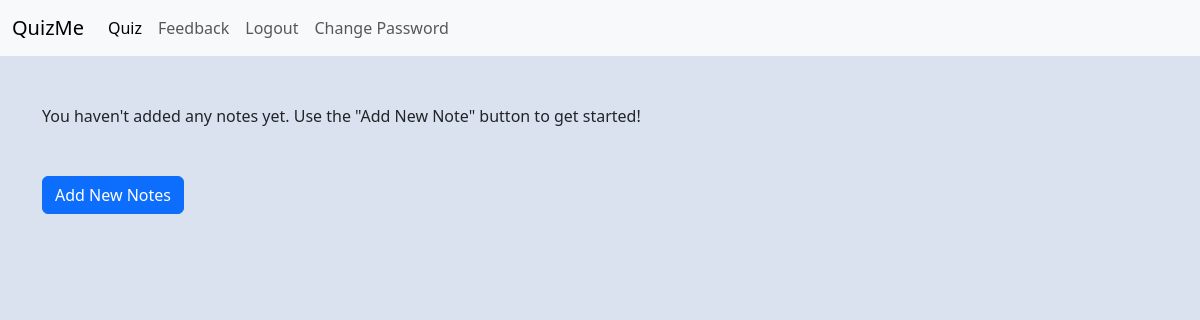
The page /notes (signed in) on the database as committed earlier.
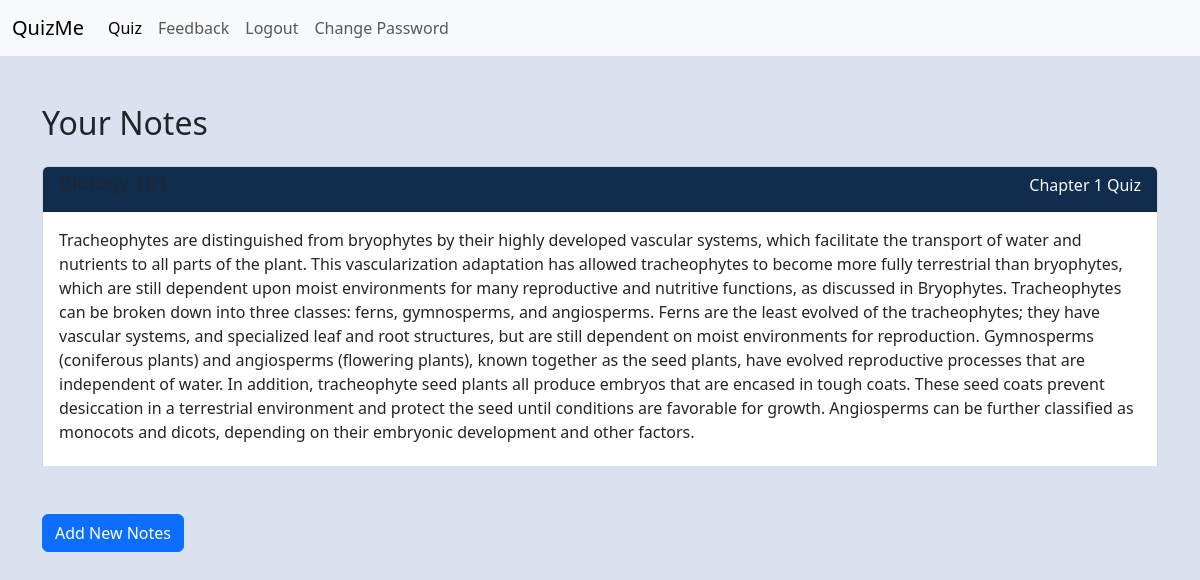
The same page on the database as committed later.
### main.py (models this page shows)
class NoteList(db.Model):
    __tablename__ = "note_lists"
    id: Mapped[int] = mapped_column(Integer, primary_key=True)
    user_id: Mapped[int] = mapped_column(Integer, db.ForeignKey("users.id"))
    class_name: Mapped[str] = mapped_column(String(250), unique=False, nullable=False)
    title: Mapped[str] = mapped_column(String(250))
    content: Mapped[str] = mapped_column(String())

### main.py (the view, shortened to what this page needs)
@app.route('/notes', methods=["GET", "POST"])
def notes():
    form = NoteInput()
    user_notes = NoteList.query.filter_by(user_id=current_user.id).all()
    return render_template("notes.html", form=form, notes=user_notes)

### main.py (called while the page is built)
@login_manager.user_loader
def load_user(user_id):
    return db.get_or_404(User, user_id)

### templates/notes.html (shortened to what this page needs)
{% include "header.html" %}
{% if notes %}
    <div class="container mt-5">
        <h2 class="mb-4">Your Notes</h2>
        <div class="notes-container" style="max-height: 300px; overflow-y: auto;">
            {% for note in notes %}
                <div class="card mb-3">
                    <div class="card-header">
                        <h5 class="card-subtitle mb-2 text-muted">{{ note.class_name }}</h5>
                        <h6 class="card-title">{{ note.title }}</h6>
                    </div>
                    <div class="card-body">
                        {{ note.content | safe }}
                    </div>
                </div>
            {% endfor %}
        </div>
    </div>
{% else %}
    <div class="container mt-5">
        <p>You haven't added any notes yet. Use the "Add New Note" button to get started!</p>
    </div>
{% endif %}
<div class="container mt-5">
    <button type="button" class="btn btn-primary" data-bs-toggle="modal" data-bs-target="#addNoteModal">
        Add New Notes
    </button>
</div>

Rows that differ between the two databases and show on the page:
added NoteList: title "Chapter 1 Quiz", content "Tracheophytes are distinguished from bryophytes by their highly developed vascular systems, which facilitate the transport of water and nutrients to all parts of the plant. This vascularization adaptation has allowed tracheophytes to become more fully terrestrial than bryophytes, which are still dependent upon moist environments for many reproductive and nutritive functions, as discussed in Bryophytes. Tracheophytes can be broken down into three classes: ferns, gymnosperms, and angiosperms. Ferns are the least evolved of the tracheophytes; they have vascular systems, and specialized leaf and root structures, but are still dependent on moist environments for reproduction. Gymnosperms…"
Other text that changed with them:
text no longer shown: "You haven't added any notes yet. Use the \"Add New Note\" button to get started!"
text now shown: "Your Notes"
